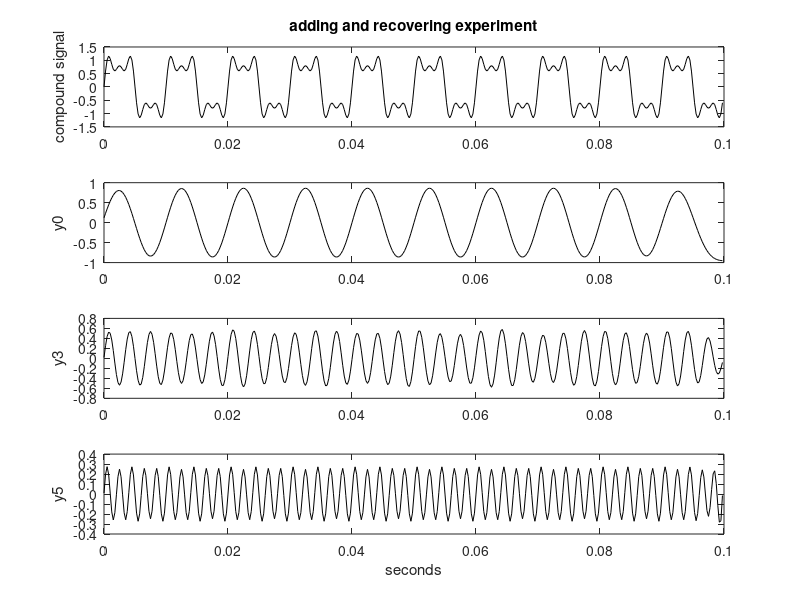
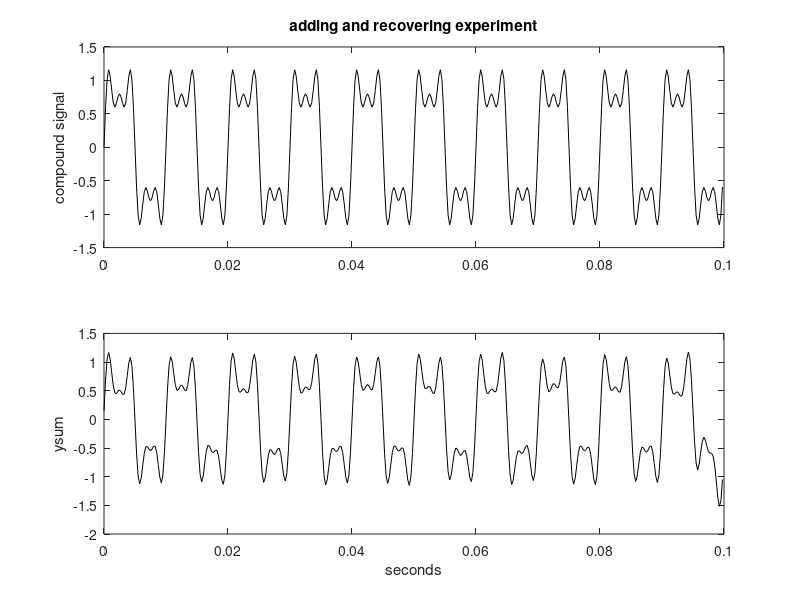

The MATLAB script that drew these images, in order:
% Adding and recovering experiment
fs=4000; %sampling frequency in Hz
tiv=1/fs; %time interval between samples;
t=0:tiv:(0.1-tiv); %time intervals set (0.1 seconds)
fu0=100; %base sinusoidal signal frequency (100 Hz)
u0=sin(fu0*2*pi*t); %fundamental harmonic
u3=sin(3*fu0*2*pi*t); %3rd harmonic
u5=sin(5*fu0*2*pi*t); %5th harmonic
u= u0 + (0.5*u3) + (0.3*u5); %input signal

% extracting the fundamental harmonic
fh=120/(fs/2); %desired cut-off of a low-pass filter
N=5; % order of the filter
[numd,dend]=butter(N,fh); %digital low-pass Butterworth filter
y0=filtfilt(numd,dend,u); %response of the low-pass filter

% extracting the 3rd harmonic
fl=220/(fs/2); % desired low cut-off frequency
fh=380/(fs/2); % desired high cut-off frequency
fb=[fl fh]; %the pass band of the filter
N=10; % order of the filter (5+5)
[numd,dend]=butter(N,fb); %digital band-pass Butterworth filter
y3=filtfilt(numd,dend,u); %response of the band-pass filter

% extracting the 5th harmonic
fh=420/(fs/2); % desired high cut-off frequency in Hz
N=5; % order of the filter
[numd,dend]=butter(N,fh,'high'); %digital high-pass Butterworth filter
y5=filtfilt(numd,dend,u); %response of the high-pass filter

figure(1)
subplot(4,1,1); plot(t,u,'k'); %the complete signal
ylabel('compound signal');
title('adding and recovering experiment');

subplot(4,1,2); plot(t,y0,'k'); %the recovered fundamental harmonic
ylabel('y0');
subplot(4,1,3); plot(t,y3,'k'); %the recovered 3rd harmonic
ylabel('y3');
subplot(4,1,4); plot(t,y5,'k'); %the recovered 5th harmonic
ylabel('y5');
xlabel('seconds');

%------------------------
ysum=y0+y3+y5; %adding recovered harmonics

figure(2)
subplot(2,1,1); plot(t,u,'k'); %the complete input signal
ylabel('compound signal');
title('adding and recovering experiment');

subplot(2,1,2); plot(t,ysum,'k'); %the added harmonics
ylabel('ysum');
xlabel('seconds');
